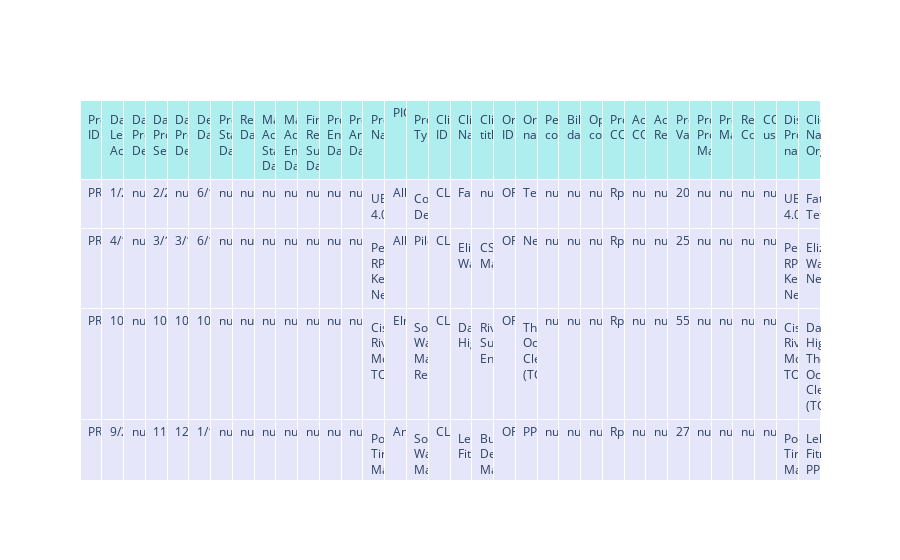

Notebook source saved alongside this figure:
### Code cell
import plotly.graph_objects as go
import pandas as pd
from IPython.display import HTML

df = pd.read_csv('https://docs.google.com/spreadsheets/d/e/2PACX-1vRhcAWkWXIjp2XVAsnTLw13QGg6Ot9D_HBf_FMCA42qIWf034T8oKOgV6cTBJS29tfJRPHPyQ4DQJ6s/pub?gid=1978524058&single=true&output=csv')

fig = go.Figure(data=[go.Table(
    header=dict(values=list(df.columns),
                fill_color='paleturquoise',
                align='left'),
                
    cells=dict(values=df.transpose().values.tolist(),
               fill_color='lavender',
               align='left'))
])

fig.show()

### Figure 1 — Plotly figure (JSON) as saved in the notebook; plotly's stock layout.template omitted (floating-point values rounded to 4 significant figures; data arrays with more than 128 entries replaced by an {"elided": "..."} marker saying what was removed)
{"data": [{"cells": {"align": "left", "fill": {"color": "lavender"}, "values": {"elided": "34x1534 mixed values"}}, "header": {"align": "left", "fill": {"color": "paleturquoise"}, "values": ["Project ID", "Date Leads Acquired", "Date Project Defined", "Date Proposal Sent", "Date Project Decided", "Delegation Date", "Preparation Start Date", "Ready-to-Deploy Date", "Main Activity Start Date", "Main Activity End Date", "Final Report Submitted Date", "Project End Date", "Project Archived Date", "Project Name", "PIC", "Project Type", "Client ID", "Client Name", "Client title", "Organization ID", "Organization name", "Personnel cost", "Billable days", "Operational cost", "Proposed COGS", "Actual COGS", "Account Receivables", "Project Value", "Proposed Project Margin", "Project Margin", "Revenue Completion", "COGS usage", "Displayed Project name", "Client Name Organization"]}, "type": "table"}], "layout": {}}
